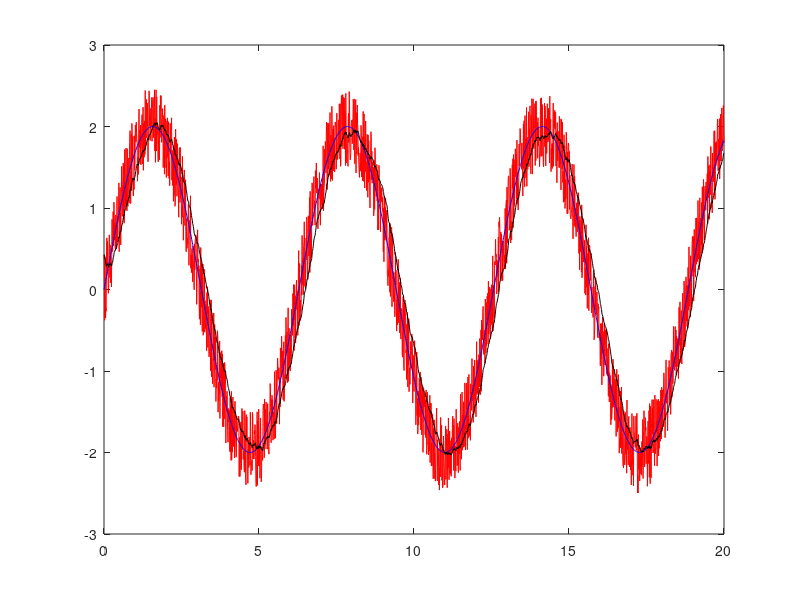

This chart was generated by the following MATLAB code:
clear all
close all
clc

dt = 0.01
time = [0:dt:20];
s = 2*sin(time);

RC = 0.2

for i=1:numel(s)
    sr(i) = s(i)+ rand-0.5;
    
    if i > 1
        sf(i) = (dt/(RC+dt)) * sr(i) + (RC/(RC+dt)) *sf(i-1);
    else
        sf(i) = sr(i);
    end
end


figure
plot(time, sr, 'color', 'red')
hold on 
plot(time, s, 'color', 'blue')
plot(time, sf, 'color', 'black')

